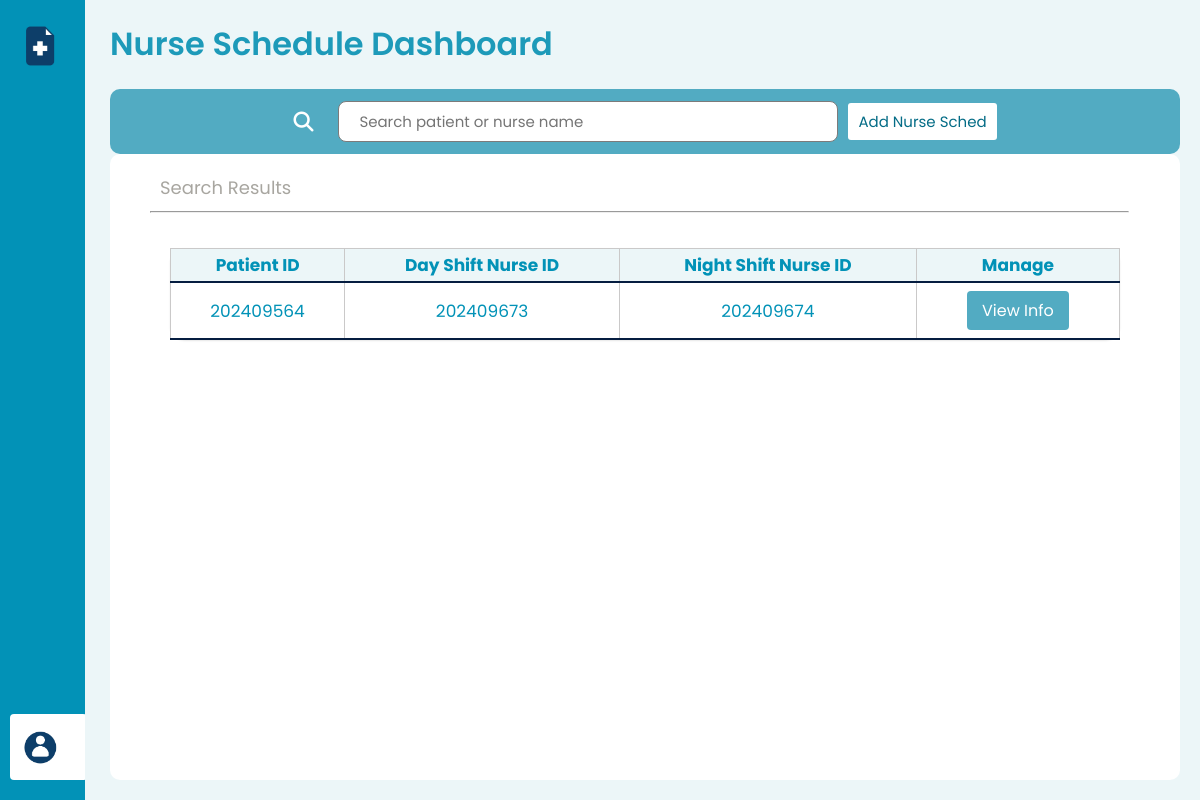
Screenshot of /DocuCare/NurseSchedList.php with the database file from the repository.
### tables this page shows
CREATE TABLE `nurse_sched` (
  `Patient_ID` int(20) DEFAULT NULL,
  `Date` date DEFAULT NULL,
  `Day_Shift_Nurse_ID` int(20) DEFAULT NULL,
  `Day_Shift_Start` time DEFAULT NULL,
  `Day_Shift_End` time DEFAULT NULL,
  `Night_Shift_Nurse_ID` int(20) DEFAULT NULL,
  `Night_Shift_Start` time DEFAULT NULL,
  `Night_Shift_End` time DEFAULT NULL,
  `Entered_By_Nurse` int(11) NOT NULL,
  `Status` char(3) DEFAULT NULL,
  `Deletion_Date` date DEFAULT NULL
);

### DocuCare/NurseSchedList.php (the view, shortened to what this page needs)
<!DOCTYPE html>
<html lang="en">
<head>
    <link rel="stylesheet" href="https://unicons.iconscout.com/release/v4.0.0/css/line.css">
    <link rel="stylesheet" href="style2.css">
</head>
<body>
    <aside class="sidebar" id="sidebar">
        <nav class="nav">
            <div class="sidebar-header">
                <img src="img/logo.png" alt="logo" />
            </div>
              <div class="user-account">
                <div class="user-profile">
                  <img src="img/profile.png" alt="Profile Image" />
                </div>
              </div>
        </nav>
    </aside>
    <main class="main">
        <header>
            <h1>Nurse Schedule Dashboard</h1>
        </header>
        <section class="search">
            <a href="#" class="search-icon"><i class="fas fa-search"></i></a>
            <input type="text" id="searchInput" placeholder="Search patient or nurse name" >
            <a href="addNurseSched.php" class="btn-2">Add Nurse Sched</a>
        </section>
        <section class="search-result">
            <h1>Search Results</h1><hr>
            <div class="box-container" id="patient_infoList">
                <?php
                include('mycon.php');
                $sql = "SELECT * FROM nurse_sched";
                $result = $connection->query($sql);
                echo "<table border='1' width='100%'>";
                echo "<tr align='center' class=tblheader>
                        <td><b>Patient ID</b></td>
                        <td><b>Day Shift Nurse ID</b></td>
                        <td><b>Night Shift Nurse ID</b></td>
                        <td class='no-print'><b>Manage</b></td>
                      </tr>";
                      if ($result->num_rows > 0) {
                        while ($row = $result->fetch_assoc()) {
                            $Patient_ID = $row['Patient_ID'];
                            echo '<tr>
                                    <td>'.$row['Patient_ID'].'</td>
                                    <td>'.$row['Day_Shift_Nurse_ID'].'</td>
                                    <td>'.$row['Night_Shift_Nurse_ID'].'</td>
                                    <td>
                                        <input type="button" name="info" value="View Info" class="btn" onclick="window.location.href=\'infoNurseSched.php?Patient_ID='.$Patient_ID.'\'">
                                        <button class="btn-icon" onclick="window.location.href=\'infoNurseSched.php?Patient_ID='.$Patient_ID.'\'">
                                              <i class="fas fa-info-circle"></i>
                                        </button>
                                    </td>
                            </tr>';
                        }
                      } else {
                        echo "<tr><td colspan='4' align='center'>No results found.</td></tr>";
                     }
                   echo "</table>";
            ?>
            </div>
        </section>
    </main>
</body>
</html>

### DocuCare/style2.css (style rules this page uses)
* { margin: 0; padding: 0; box-sizing: border-box; font-family: "Poppins", sans-serif; }
html { scroll-behavior: smooth; }
body { height: 100%; background-color: #ecf6f8; overflow-x: hidden; }
main { display: flex; flex-direction: column; min-height: 100vh; padding: 20px; }
.sidebar { position: fixed; top: 0; left: 0; height: 100%; width: 85px; display: flex; overflow-x: hidden; flex-direction: column; background: #0292b7; padding: 25px 20px; transition: all 0.4s ease; z-index: 1000; }
.sidebar .sidebar-header { display: flex; align-items: center; }
.sidebar .sidebar-header img { width: 42px; }
.user-account { position:absolute; bottom: 0; width: 90%; margin-bottom: 20px; padding: 12px 10px; margin-left: -10px; }
.user-profile { display: flex; align-items: center; color: #161a2d; }
.user-profile img { width: 42px; border-radius: 50%; border: 2px solid #fff; }
.main { margin-left: 85px; padding: 20px; transition: margin-left 0.4s ease; overflow-x: hidden; }
.main header { margin-bottom: 20px; }
.main h1 { font-size: 2rem; font-weight: 600; color: #1d9ab9; }
.search { margin-top: 6px; padding: 12px 20px; border-radius: 10px; background-color: #52abc2; display: flex; flex-direction: row; align-items: center; justify-content: center; gap: 10px; }
.search input, .search select { padding: 10px; margin-left: 10px; }
#searchInput { width: 700px; padding: 8px; border-radius: 8px; background: #ffffff; font-size: 15px; text-align: left; padding-left: 20px; border: 1px solid #7c7b7b; }
.btn-2 { font-size: 15px; padding: 7px 10px; border-color: #0292b7; border-radius: 3px; cursor: pointer; color: #046c86; transition: all 0.3s ease 0s; background-color: #ffffff; text-decoration: none; }
.search-icon { color: #ffffff; font-size: 20px; margin-right: 5px; }
.search-result { flex: 1; padding: 20px; box-sizing: border-box; background-color: #ffffff; border-radius: 10px; overflow: auto; }
.search-result h1 { margin-left: 30px; font-size: 18px; color: #a8a6a0; font-weight: normal; }
.search-result hr { margin-top: 10px; margin-left: 20px; width: 95%; }
.search-result .box-container { margin-left: 40px; margin-right: 40px; margin-top: 35px; margin-bottom: 45px; }
.btn { padding: 7px 15px; border: none; border-radius: 4px; cursor: pointer; font-size: 16px; margin: 5px; transition: background-color 0.3s ease; background-color: #52abc2; color: white; }
table { margin: 20px auto; font-size: 17px; border: solid #051D40 2px; background-color: #FFF; border-radius: 15px; border-collapse: collapse; width: 100%; }
table td { padding: 3px 4px; text-align: center; border-bottom: 2px solid #051D40; color: #0292b7; }
.tblheader { color: #051D40; }
table tr:nth-of-type(even) { background-color: #ffffff; }
table tr:nth-of-type(odd) { background-color: #ecf6f8; }
table { width: 100%; border-collapse: collapse; background-color: #ffffff; box-shadow: 0 1px 2px rgba(0, 0, 0, 0.1); border: none; }
th, td { padding: 6px; text-align: center; border: 1px solid #cac9c9; }
@media screen and (max-width: 1408px) { .main { margin-left: 100px; } }
@media screen and (max-width: 1408px) { .main header { margin-bottom: 15px; } }
@media screen and (max-width: 1216px) { .main { margin-left: 90px; } }
@media screen and (max-width: 1216px) { .main header { margin-bottom: 15px; } }
@media screen and (max-width: 1216px) { #searchInput { width: 500px; } }

### rows the page displays
nurse_sched: Patient_ID "202409564", Day_Shift_Nurse_ID "202409673", Night_Shift_Nurse_ID "202409674"
